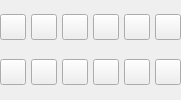
                        <widget class="QWidget" name="widget_editTool_1" native="true">
                         <property name="minimumSize">
                          <size>
                           <width>181</width>
                           <height>0</height>
                          </size>
                         </property>
                         <property name="maximumSize">
                          <size>
                           <width>181</width>
                           <height>16777215</height>
                          </size>
                         </property>
                         <layout class="QGridLayout" name="gridLayout_34">
                          <property name="leftMargin">
                           <number>0</number>
                          </property>
                          <property name="topMargin">
                           <number>0</number>
                          </property>
                          <property name="rightMargin">
                           <number>0</number>
                          </property>
                          <property name="bottomMargin">
                           <number>0</number>
                          </property>
                          <property name="spacing">
                           <number>5</number>
                          </property>
                          <item row="0" column="1">
                           <widget class="QPushButton" name="btn_restore">
                            <property name="minimumSize">
                             <size>
                              <width>26</width>
                              <height>26</height>
                             </size>
                            </property>
                            <property name="maximumSize">
                             <size>
                              <width>26</width>
                              <height>26</height>
                             </size>
                            </property>
                            <property name="font">
                             <font>
                              <family>微软雅黑</family>
                              <pointsize>10</pointsize>
                             </font>
                            </property>
                            <property name="focusPolicy">
                             <enum>Qt::TabFocus</enum>
                            </property>
                            <property name="toolTip">
                             <string>还原(Ctrl+F5)</string>
                            </property>
                            <property name="text">
                             <string/>
                            </property>
                            <property name="icon">
                             <iconset resource="res.qrc">
                              <normaloff>:/img/restore.png</normaloff>:/img/restore.png</iconset>
                            </property>
                            <property name="iconSize">
                             <size>
                              <width>22</width>
                              <height>22</height>
                             </size>
                            </property>
                           </widget>
                          </item>
                          <item row="0" column="3">
                           <widget class="QPushButton" name="btn_selectImageShow">
                            <property name="minimumSize">
                             <size>
                              <width>26</width>
                              <height>26</height>
                             </size>
                            </property>
                            <property name="maximumSize">
                             <size>
                              <width>26</width>
                              <height>26</height>
                             </size>
                            </property>
                            <property name="font">
                             <font>
                              <family>微软雅黑</family>
                              <pointsize>10</pointsize>
                             </font>
                            </property>
                            <property name="focusPolicy">
                             <enum>Qt::TabFocus</enum>
                            </property>
                            <property name="toolTip">
                             <string>设置图片</string>
                            </property>
                            <property name="text">
                             <string/>
                            </property>
                            <property name="icon">
                             <iconset resource="res.qrc">
                              <normaloff>:/img/image.png</normaloff>:/img/image.png</iconset>
                            </property>
                            <property name="iconSize">
                             <size>
                              <width>23</width>
                              <height>23</height>
                             </size>
                            </property>
                           </widget>
                          </item>
                          <item row="1" column="0">
                           <widget class="QPushButton" name="btn_selectAll">
                            <property name="minimumSize">
                             <size>
                              <width>26</width>
                              <height>26</height>
                             </size>
                            </property>
                            <property name="maximumSize">
                             <size>
                              <width>26</width>
                              <height>26</height>
                             </size>
                            </property>
                            <property name="font">
                             <font>
                              <family>微软雅黑</family>
                              <pointsize>10</pointsize>
                             </font>
                            </property>
                            <property name="focusPolicy">
                             <enum>Qt::TabFocus</enum>
                            </property>
                            <property name="toolTip">
                             <string>全选(Ctrl+A)</string>
                            </property>
                            <property name="text">
                             <string/>
                            </property>
                            <property name="icon">
                             <iconset resource="res.qrc">
                              <normaloff>:/img/selectAll.png</normaloff>:/img/selectAll.png</iconset>
                            </property>
                            <property name="iconSize">
                             <size>
                              <width>19</width>
                              <height>19</height>
                             </size>
                            </property>
                           </widget>
                          </item>
                          <item row="0" column="0">
                           <widget class="QPushButton" name="btn_save">
                            <property name="minimumSize">
                             <size>
                              <width>26</width>
                              <height>26</height>
                             </size>
                            </property>
                            <property name="maximumSize">
                             <size>
                              <width>26</width>
                              <height>26</height>
                             </size>
                            </property>
                            <property name="font">
                             <font>
                              <family>微软雅黑</family>
                              <pointsize>10</pointsize>
                             </font>
                            </property>
                            <property name="focusPolicy">
                             <enum>Qt::TabFocus</enum>
                            </property>
                            <property name="toolTip">
                             <string>保存(Ctrl+S)</string>
                            </property>
                            <property name="text">
                             <string/>
                            </property>
                            <property name="icon">
                             <iconset resource="res.qrc">
                              <normaloff>:/img/save.png</normaloff>:/img/save.png</iconset>
                            </property>
                            <property name="iconSize">
                             <size>
                              <width>23</width>
                              <height>23</height>
                             </size>
                            </property>
                           </widget>
                          </item>
                          <item row="0" column="9">
                           <widget class="QPushButton" name="btn_redo">
                            <property name="minimumSize">
                             <size>
                              <width>26</width>
                              <height>26</height>
                             </size>
                            </property>
                            <property name="maximumSize">
                             <size>
                              <width>26</width>
                              <height>26</height>
                             </size>
                            </property>
                            <property name="font">
                             <font>
                              <family>微软雅黑</family>
                              <pointsize>10</pointsize>
                             </font>
                            </property>
                            <property name="focusPolicy">
                             <enum>Qt::TabFocus</enum>
                            </property>
                            <property name="toolTip">
                             <string>恢复(Ctrl+Y)</string>
                            </property>
                            <property name="text">
                             <string/>
                            </property>
                            <property name="icon">
                             <iconset resource="res.qrc">
                              <normaloff>:/img/redo.png</normaloff>:/img/redo.png</iconset>
                            </property>
                            <property name="iconSize">
                             <size>
                              <width>23</width>
                              <height>23</height>
                             </size>
                            </property>
                           </widget>
                          </item>
                          <item row="1" column="4">
                           <widget class="QPushButton" name="btn_paste">
                            <property name="minimumSize">
                             <size>
                              <width>26</width>
                              <height>26</height>
                             </size>
                            </property>
                            <property name="maximumSize">
                             <size>
                              <width>26</width>
                              <height>26</height>
                             </size>
                            </property>
                            <property name="font">
                             <font>
                              <family>微软雅黑</family>
                              <pointsize>10</pointsize>
                             </font>
                            </property>
                            <property name="focusPolicy">
                             <enum>Qt::TabFocus</enum>
                            </property>
                            <property name="toolTip">
                             <string>粘贴(Ctrl+V)</string>
                            </property>
                            <property name="text">
                             <string/>
                            </property>
                            <property name="icon">
                             <iconset resource="res.qrc">
                              <normaloff>:/img/paste.png</normaloff>:/img/paste.png</iconset>
                            </property>
                            <property name="iconSize">
                             <size>
                              <width>23</width>
                              <height>23</height>
                             </size>
                            </property>
                           </widget>
                          </item>
                          <item row="0" column="7">
                           <widget class="QPushButton" name="btn_undo">
                            <property name="minimumSize">
                             <size>
                              <width>26</width>
                              <height>26</height>
                             </size>
                            </property>
                            <property name="maximumSize">
                             <size>
                              <width>26</width>
                              <height>26</height>
                             </size>
                            </property>
                            <property name="font">
                             <font>
                              <family>微软雅黑</family>
                              <pointsize>10</pointsize>
                             </font>
                            </property>
                            <property name="focusPolicy">
                             <enum>Qt::TabFocus</enum>
                            </property>
                            <property name="toolTip">
                             <string>撤销(Ctrl+Z)</string>
                            </property>
                            <property name="text">
                             <string/>
                            </property>
                            <property name="icon">
                             <iconset resource="res.qrc">
                              <normaloff>:/img/undo.png</normaloff>:/img/undo.png</iconset>
                            </property>
                            <property name="iconSize">
                             <size>
                              <width>22</width>
                              <height>22</height>
                             </size>
                            </property>
                           </widget>
                          </item>
                          <item row="0" column="4">
                           <widget class="QPushButton" name="btn_clear">
                            <property name="minimumSize">
                             <size>
                              <width>26</width>
                              <height>26</height>
                             </size>
                            </property>
                            <property name="maximumSize">
                             <size>
                              <width>26</width>
                              <height>26</height>
                             </size>
                            </property>
                            <property name="font">
                             <font>
                              <family>微软雅黑</family>
                              <pointsize>10</pointsize>
                             </font>
                            </property>
                            <property name="focusPolicy">
                             <enum>Qt::TabFocus</enum>
                            </property>
                            <property name="toolTip">
                             <string>清空(Ctrl+Delete)</string>
                            </property>
                            <property name="text">
                             <string/>
                            </property>
                            <property name="icon">
                             <iconset resource="res.qrc">
                              <normaloff>:/img/delete.png</normaloff>:/img/delete.png</iconset>
                            </property>
                            <property name="iconSize">
                             <size>
                              <width>22</width>
                              <height>22</height>
                             </size>
                            </property>
                            <property name="checkable">
                             <bool>true</bool>
                            </property>
                           </widget>
                          </item>
                          <item row="1" column="3">
                           <widget class="QPushButton" name="btn_copy">
                            <property name="minimumSize">
                             <size>
                              <width>26</width>
                              <height>26</height>
                             </size>
                            </property>
                            <property name="maximumSize">
                             <size>
                              <width>26</width>
                              <height>26</height>
                             </size>
                            </property>
                            <property name="font">
                             <font>
                              <family>微软雅黑</family>
                              <pointsize>10</pointsize>
                             </font>
                            </property>
                            <property name="focusPolicy">
                             <enum>Qt::TabFocus</enum>
                            </property>
                            <property name="toolTip">
                             <string>复制(Ctrl+C)</string>
                            </property>
                            <property name="text">
                             <string/>
                            </property>
                            <property name="icon">
                             <iconset resource="res.qrc">
                              <normaloff>:/img/copy.png</normaloff>:/img/copy.png</iconset>
                            </property>
                            <property name="iconSize">
                             <size>
                              <width>25</width>
                              <height>25</height>
                             </size>
                            </property>
                           </widget>
                          </item>
                          <item row="1" column="1">
                           <widget class="QPushButton" name="btn_cut">
                            <property name="minimumSize">
                             <size>
                              <width>26</width>
                              <height>26</height>
                             </size>
                            </property>
                            <property name="maximumSize">
                             <size>
                              <width>26</width>
                              <height>26</height>
                             </size>
                            </property>
                            <property name="font">
                             <font>
                              <family>微软雅黑</family>
                              <pointsize>10</pointsize>
                             </font>
                            </property>
                            <property name="focusPolicy">
                             <enum>Qt::TabFocus</enum>
                            </property>
                            <property name="toolTip">
                             <string>剪切(Ctrl+X)</string>
                            </property>
                            <property name="text">
                             <string/>
                            </property>
                            <property name="icon">
                             <iconset resource="res.qrc">
                              <normaloff>:/img/cut.png</normaloff>:/img/cut.png</iconset>
                            </property>
                            <property name="iconSize">
                             <size>
                              <width>22</width>
                              <height>22</height>
                             </size>
                            </property>
                           </widget>
                          </item>
                          <item row="1" column="7">
                           <widget class="QPushButton" name="btn_fontColor">
                            <property name="minimumSize">
                             <size>
                              <width>26</width>
                              <height>26</height>
                             </size>
                            </property>
                            <property name="maximumSize">
                             <size>
                              <width>26</width>
                              <height>26</height>
                             </size>
                            </property>
                            <property name="font">
                             <font>
                              <family>微软雅黑</family>
                              <pointsize>10</pointsize>
                             </font>
                            </property>
                            <property name="focusPolicy">
                             <enum>Qt::TabFocus</enum>
                            </property>
                            <property name="toolTip">
                             <string>字体颜色</string>
                            </property>
                            <property name="text">
                             <string/>
                            </property>
                            <property name="icon">
                             <iconset resource="res.qrc">
                              <normaloff>:/img/color.png</normaloff>:/img/color.png</iconset>
                            </property>
                            <property name="iconSize">
                             <size>
                              <width>21</width>
                              <height>21</height>
                             </size>
                            </property>
                           </widget>
                          </item>
                          <item row="1" column="9">
                           <widget class="QPushButton" name="btn_open">
                            <property name="minimumSize">
                             <size>
                              <width>26</width>
                              <height>26</height>
                             </size>
                            </property>
                            <property name="maximumSize">
                             <size>
                              <width>26</width>
                              <height>26</height>
                             </size>
                            </property>
                            <property name="font">
                             <font>
                              <family>微软雅黑</family>
                              <pointsize>10</pointsize>
                             </font>
                            </property>
                            <property name="focusPolicy">
                             <enum>Qt::TabFocus</enum>
                            </property>
                            <property name="toolTip">
                             <string>打开(Ctrl+O)</string>
                            </property>
                            <property name="text">
                             <string/>
                            </property>
                            <property name="icon">
                             <iconset resource="res.qrc">
                              <normaloff>:/img/open.png</normaloff>:/img/open.png</iconset>
                            </property>
                            <property name="iconSize">
                             <size>
                              <width>23</width>
                              <height>23</height>
                             </size>
                            </property>
                            <property name="checkable">
                             <bool>true</bool>
                            </property>
                           </widget>
                          </item>
                         </layout>
                        </widget>
